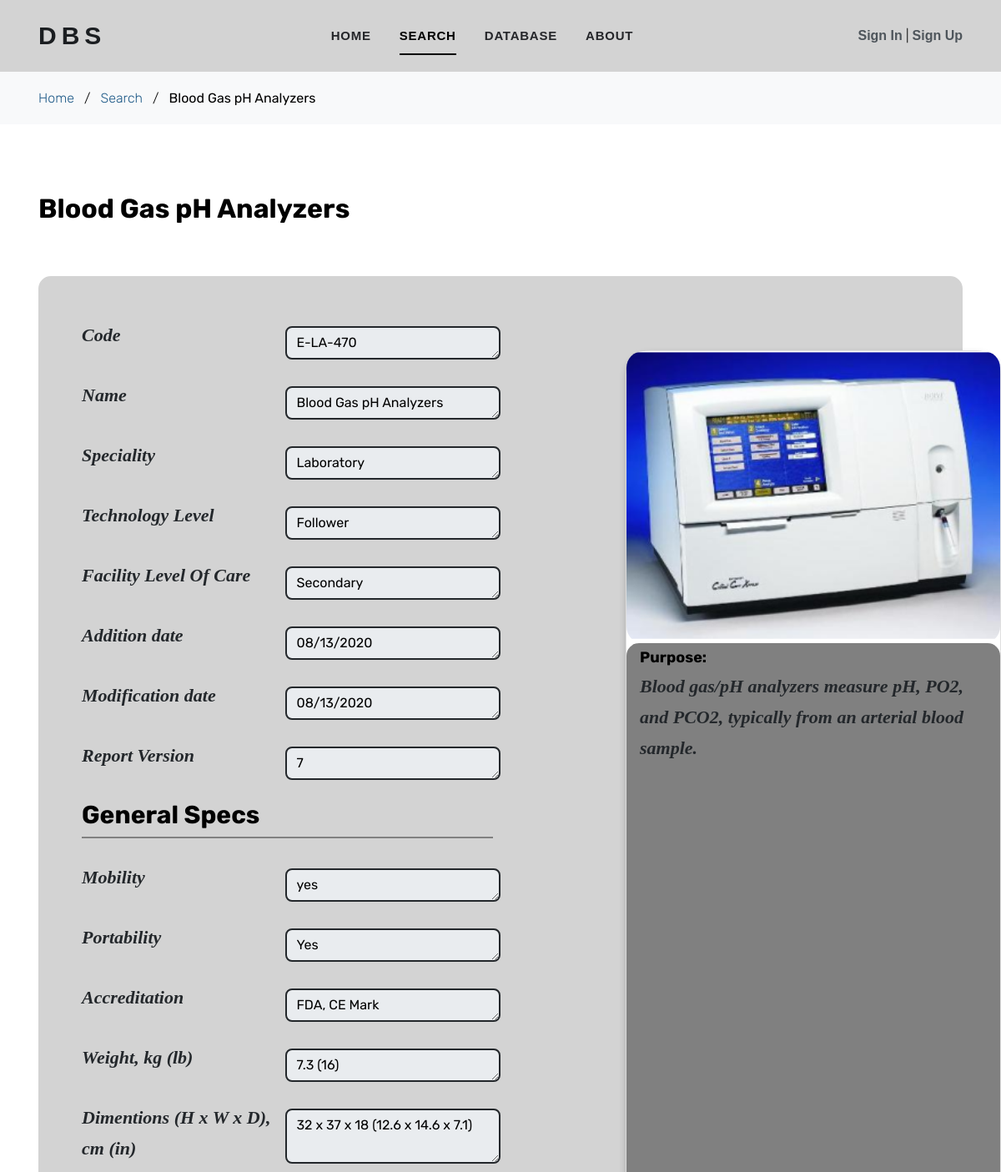
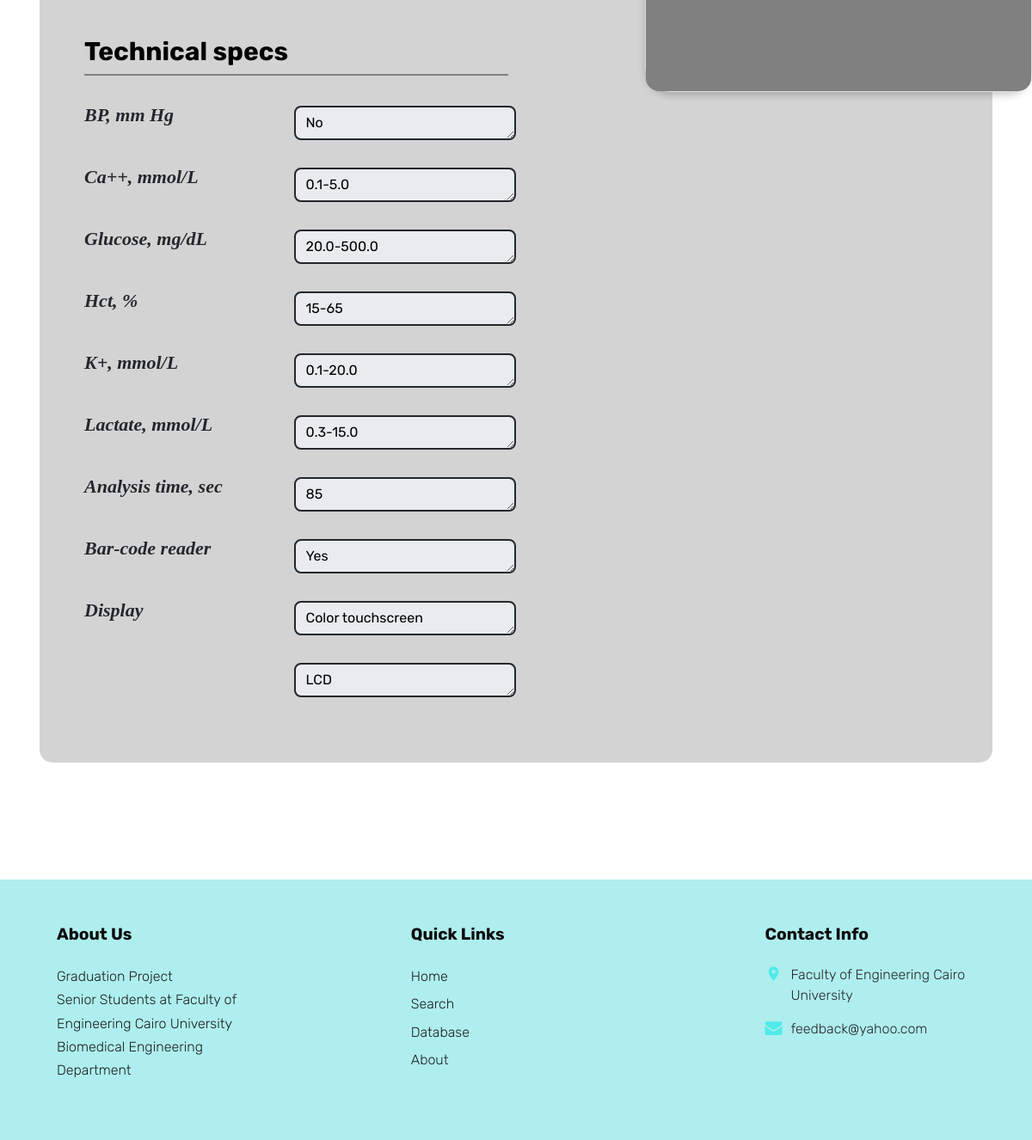
The page /techspecs/search/4/ on the database its author committed (2 pictures, top to bottom).
### techspecs/models.py (models this page shows, shortened)
class Technical_Report(models.Model):
    code = models.CharField(max_length=10)
    version = models.PositiveIntegerField()
    equipment_name = models.CharField(max_length=50)
    purpose = models.TextField(default='654')
    speciality = models.CharField(max_length=25)
    picture = models.ImageField(upload_to='media/', height_field=None, width_field=None, max_length=1000)
    general_specs = models.ManyToManyField(General_Specs, blank=True)
    technical_specs = models.ManyToManyField(Technical_Specs, blank=True)
    modification_date = models.CharField(max_length=20)
    addition_date = models.CharField(max_length=20)
    technology_level = models.CharField(max_length=10)
    facility_level = models.CharField(max_length=10)

class General_Specs(models.Model):
    name = models.CharField(max_length=100, null=True)
    value = models.CharField(max_length=100, null=True)

class Technical_Specs(models.Model):
    name = models.CharField(max_length=100, null=True, blank=True)
    value = models.CharField(max_length=100, null=True, blank=True)

### techspecs/views.py (the view)
# urls.py: path('search/<str:id>/', views.search_detail, name='detail'),
def search_detail(request, id):
    device = get_object_or_404(Technical_Report, pk=id)
    return render(request, 'techspecs/search_detail.html', {'device': device})

### techspecs/templates/techspecs/search_detail.html (shortened to what this page needs)
{% extends 'base.html' %}
{% block content %}
    <div class="site-navbar py-2" style="background: lightgray">
      <div class="container">
        <div class="d-flex align-items-center justify-content-between">
          <div class="logo">
            <div class="site-logo">
              <a href="{% url 'home' %}" class="js-logo-clone">DBS</a>
            </div>
          </div>
        <div class="main-nav d-none d-lg-block">
                <nav class="site-navigation text-right text-md-center" role="navigation">
                  <ul class="site-menu js-clone-nav d-none d-lg-block">
                    <li><a href="{% url 'home' %}">Home</a></li>
                    <li class="active"><a href="{% url 'search' %}">Search</a></li>
                    <li><a href="{% url 'all_equipments' %}">Database</a></li>
                    <li><a href="{% url 'about' %}">About</a></li>
                  </ul>
                </nav>
              </div>
            {% if user.is_authenticated %}
            <div>
            <span class="text" style="font-size: 19px; text-transform: capitalize"> Welcome, {{ request.user }}  |  </span>
            <span><a href="{% url 'logout' %}">Logout</a></span>
            </div>
            {% else %}
            <span><a href="{% url 'login' %}">Sign In</a> | <a href="{% url 'register' %}">Sign Up</a></span>
            {% endif %}
        </div>
      </div>
</div>
    <div class="bg-light py-3">
      <div class="container">
        <div class="row">
          <div class="col-md-12 mb-0">
            <a href="{% url 'home' %}" style="color: #1d5987">Home</a> <span class="mx-2 mb-0">/</span>
          <a href="{% url 'search' %}" style="color: #1d5987">Search</a> <span class="mx-2 mb-0">/</span>
            <strong class="text-black">{{ device.equipment_name }}</strong>
            </div>
        </div>
      </div>
    </div>
<div class="site-section">
<div class="container">
<h2 class="text-black">
    <b>{{device.equipment_name}}</b>
</h2>
<br/>
<br/>
<form class="text-black" style="border: 2px solid lightgray; border-radius:15px; padding: 50px ;background: lightgray">
{% if device.picture %}
<div class="card" >
  <img src="{{ device.picture.url }}" class="card-img" alt="Image" style="border-radius: 20px;  height: 350px">
    {% if device.purpose %}
  <div class="card-body container" style="background: gray;border-radius: 15px;" >
    <b style="color: black; font-size: 18px; font-weight: bold">Purpose:</b><p class=" text_form">{{ device.purpose }}</p>
  </div>
    {% endif %}
</div>
{% endif %}
{% if device.code %}
<div class="form-group row ">
<label for="colFormLabel" class="col-sm-3 text_form">Code</label>
<textarea class="form-control col-sm-3 text-black input_form" id="colFormLabel" rows="1" readonly wrap="hard">{{ device.code }}</textarea>
</div>
{% endif %}
{% if device.equipment_name %}
<div class="form-group row">
<label for="colFormLabel" class="col-sm-3 text_form">Name</label>
<textarea class="form-control col-sm-3 text-black input_form" id="colFormLabel" rows="1" readonly wrap="hard" >{{ device.equipment_name }}</textarea>
</div>
{% endif %}
{% if device.speciality %}
<div class="form-group row">
<label for="colFormLabel" class="col-sm-3 text_form">Speciality</label>
<textarea class="form-control col-sm-3 text-black input_form" id="colFormLabel" rows="1" readonly wrap="hard">{{ device.speciality }}</textarea>
</div>
{% endif %}
{% if device.technology_level %}
<div class="form-group row">
<label for="colFormLabel" class="col-sm-3 text_form">Technology Level</label>
<textarea class="form-control col-sm-3 text-black input_form" id="colFormLabel" rows="1" readonly wrap="hard">{{ device.technology_level }}</textarea>
</div>
{% endif %}
{% if device.facility_level %}
<div class="form-group row">
<label for="colFormLabel" class="col-sm-3 text_form">Facility Level Of Care</label>
<textarea class="form-control col-sm-3 text-black input_form" id="colFormLabel" rows="1" readonly wrap="hard">{{ device.facility_level }}</textarea>
</div>
{% endif %}
{% if device.addition_date %}
<div class="form-group row">
<label for="colFormLabel" class="col-sm-3 text_form">Addition date</label>
<textarea class="form-control col-sm-3 text-black input_form" id="colFormLabel" rows="1" readonly wrap="hard">{{ device.addition_date }}</textarea>
</div>
{% endif %}
{% if device.modification_date %}
<div class="form-group row">
<label for="colFormLabel" class="col-sm-3 text_form">Modification date</label>
<textarea class="form-control col-sm-3 text-black input_form" id="colFormLabel" rows="1" readonly wrap="hard">{{ device.modification_date }}</textarea>
</div>
{% endif %}
<div class="form-group row ">
<label for="colFormLabel" class="col-sm-3 text_form">Report Version</label>
<textarea class="form-control col-sm-3 text-black input_form" id="colFormLabel" rows="1" readonly wrap="hard">{{ device.version }}</textarea>
</div>
{% if device.general_specs.all  %}
<h2  style="font-weight: bold; font-size: 30px">General Specs</h2>
<hr style="border: 1px solid gray; width: 13cm; margin: 0px "/><br/>
{% endif %}
{% for item in device.general_specs.all %}
    <div class="form-group row">
    <label for="colFormLabel" class="col-sm-3 text_form">{{item.name}}</label>
    <textarea class="form-control col-sm-3 text-black input_form" id="colFormLabel" rows="1" readonly wrap="hard">{{ item.value }}</textarea>
    </div>
{% endfor %}
    <br/>
{% if device.technical_specs.all  %}
<h2  style="font-weight: bold; font-size: 30px">Technical specs</h2>
<hr style="border: 1px solid gray; width: 13cm; margin: 0px "/><br/>
{% endif %}
{% for item in device.technical_specs.all %}
    <div class="form-group row">
    <label for="colFormLabel" class="col-sm-3 text_form">{{item.name}}</label>
    <textarea class="form-control col-sm-3 text-black input_form" id="colFormLabel" rows="1" readonly wrap="hard">{{ item.value }}</textarea>
    </div>
{% endfor %}
</form>
<br><br>
</div>
</div>
{% endblock %}

### static/techspecs/css/style.css (style rules this page uses)
body { line-height: 1.7; color: black; font-weight: 300; font-size: 16px; }
a { -webkit-transition: .3s all ease; -o-transition: .3s all ease; transition: .3s all ease; }
.text-black { color: #000; }
.site-section { padding: 2.5em 0; }
@media (min-width: 768px) { .site-section { padding: 5em 0; } }
.site-logo a { text-transform: uppercase; letter-spacing: .2em; font-size: 30px; color: #1b1e21 !important; font-weight: 900; }
.site-navbar { margin-bottom: 0px; z-index: 2000; position: relative; top: 0; width: 100%; background: white; }
.site-navbar a { color: #4e555b; font-family: "Italic Outline Art", sans-serif; text-shadow: #363636; font-weight: bold; }
.site-navbar .site-navigation .site-menu { margin-left: 0; padding-left: 0; margin-bottom: 0; }
.site-navbar .site-navigation .site-menu .active > a { color: #000; position: relative; }
.site-navbar .site-navigation .site-menu .active > a:before { content: ""; position: absolute; left: 10px; right: 10px; height: 2px; background: #000; bottom: 0; }
.site-navbar .site-navigation .site-menu a { text-decoration: none !important; font-size: 15px; display: inline-block; }
.site-navbar .site-navigation .site-menu > li { display: inline-block; padding: 10px 5px; }
.site-navbar .site-navigation .site-menu > li > a { padding: 10px 10px; text-transform: uppercase; letter-spacing: .05em; color: #25262a; font-size: 15px; text-decoration: none !important; }
.site-mobile-menu .site-mobile-menu-header .site-mobile-menu-logo a { display: inline-block; text-transform: uppercase; color: #000; letter-spacing: .2em; font-size: 22px; font-weight: 900; }
.site-mobile-menu .site-nav-wrap { padding: 0; margin: 0; list-style: none; position: relative; }
.site-mobile-menu .site-nav-wrap a { padding: 10px 20px; display: block; position: relative; color: #212529; }
.site-mobile-menu .site-nav-wrap li { position: relative; display: block; }
.site-mobile-menu .site-nav-wrap > li { display: block; position: relative; float: left; width: 100%; }
.site-mobile-menu .site-nav-wrap > li > a { padding-left: 20px; font-size: 20px; }

### static/techspecs/mystyle.css (style rules this page uses)
.input_form { margin: 8px 0; box-sizing: border-box; border: 2px solid #23272b; border-radius: 8px; outline: none; }
.text_form { font-family: "Times New Roman", serif; font-weight: bold; font-style: italic; text-shadow: #363636; color: #23272b; font-size: 22px; }
.row:after { content: ""; display: table; clear: both; }
.card { top: 420px; left: 750px; position: absolute; box-shadow: 0 4px 8px 0 rgba(0,0,0,0.2); transition: 0.3s; width: 450px; height: 40%; border-radius: 30px; }
img { border-radius: 5px 5px 0 0; }
.container { padding: 2px 16px; }

### rows shown on the page
Technical_Report: equipment_name "Blood Gas pH Analyzers", picture (picture), purpose "Blood gas/pH analyzers measure pH, PO2, and PCO2, typically from an arterial blood sample.", code "E-LA-470", speciality "Laboratory", technology_level "Follower", facility_level "Secondary", addition_date "08/13/2020", modification_date "08/13/2020", version "7"
General_Specs: name "Mobility", value "yes"
General_Specs: name "Portability", value "Yes"
General_Specs: name "Accreditation", value "FDA, CE Mark"
General_Specs: name "Weight, kg (lb)", value "7.3 (16)"
General_Specs: name "Dimentions (H x W x D), cm (in)", value "32 x 37 x 18 (12.6 x 14.6 x 7.1)"
Technical_Specs: name "BP, mm Hg", value "No"
Technical_Specs: name "Ca++, mmol/L", value "0.1-5.0"
Technical_Specs: name "Glucose, mg/dL", value "20.0-500.0"
Technical_Specs: name "Hct, %", value "15-65"
Technical_Specs: name "K+, mmol/L", value "0.1-20.0"
Technical_Specs: name "Lactate, mmol/L", value "0.3-15.0"
Technical_Specs: name "Analysis time, sec", value "85"
Technical_Specs: name "Bar-code reader", value "Yes"
Technical_Specs: name "Display", value "Color touchscreen"
Technical_Specs: value "LCD"
